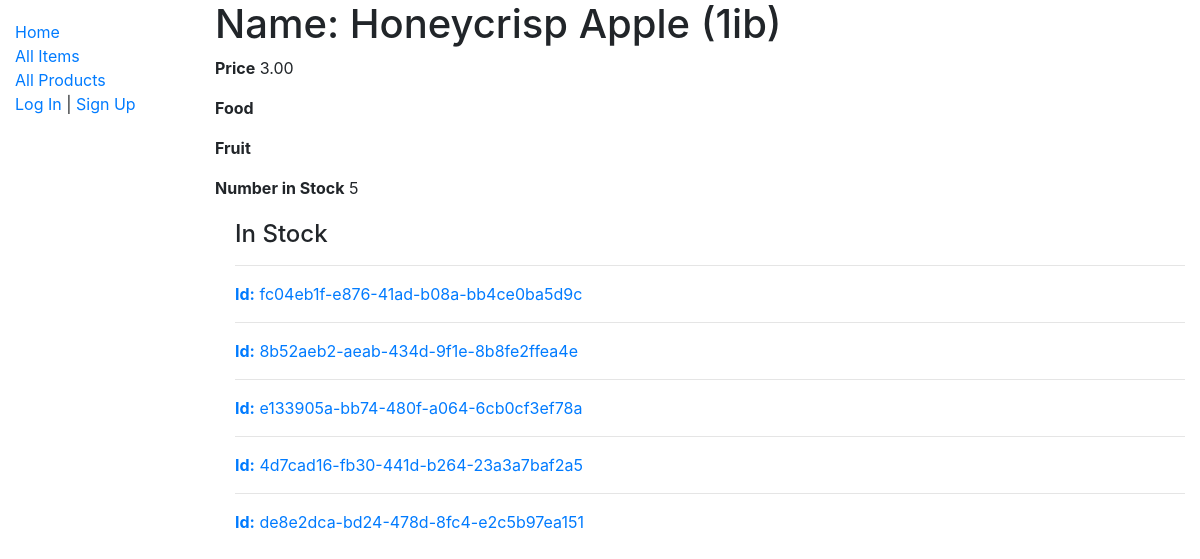
Page /custport/item/4 on the committed database.
### custport/models.py (models this page shows, shortened)
class Item(models.Model):
    name = models.CharField(max_length=200)
    product_type = models.ManyToManyField('Product', help_text='Select a Product Type')
    price = models.DecimalField(max_digits=10 ,decimal_places=2, default=0.00)
    picture = models.ImageField(upload_to='images/', default='images/default.png')

class Product(models.Model):
    name = models.CharField(max_length=200, help_text='Enter a Product Type (e.g. Fruit)')
    def __str__(self):
        return self.name

class ItemInstance(models.Model):
    id = models.UUIDField(primary_key=True, default=uuid.uuid4, help_text='Unique ID for this Item')
    item = models.ForeignKey('Item', on_delete=models.SET_NULL, null=True)
    order = models.ForeignKey('Order', on_delete=models.SET_NULL, null=True, blank=True)
    cart = models.ForeignKey('Cart', on_delete=models.SET_NULL, null=True, blank=True)
    expirydate = models.DateField(null=True, blank=True)
    AVAILABILITY = (
    ('a','Available'),
    ('c', 'Cart'),
    ('o','Order'),
    )
    status = models.CharField(
        max_length=1,
        choices=AVAILABILITY,
        blank=True,
        default='a',
        help_text='Item availability',
    )
    def get_absolute_url(self):
        return reverse('iteminstance-detail', args=[str(self.id)])

### custport/views.py (the view)
# urls.py: path('item/<int:pk>', views.ItemDetailView.as_view(), name='item-detail'),
class ItemDetailView(generic.DetailView):
    model = Item

### custport/templates/custport/item_detail.html
{% extends "base_generic.html" %}
{% block content %}
  <h1>Name: {{ item.name }}</h1>
  <p><strong>Price</strong> {{ item.price }}</p>
  {% for product_type in item.product_type.all %}
      <p><strong>{{ product_type }}</strong></p>
  {% endfor %}
  <p><strong>Number in Stock</strong> {{ item.iteminstance_set.all.count }}</p>
  <div style="margin-left:20px;margin-top:20px">
    <h4>In Stock</h4>
    {% for stock in item.iteminstance_set.all %}
      <hr>
      <a href="{{ stock.get_absolute_url }}"><p class="text-muted"><strong>Id:</strong> {{ stock.id }}</a></p>
    {% endfor %}
  </div>
{% endblock %}

### rows in the picture
Item: name "Honeycrisp Apple (1ib)", price "3.00", iteminstance_set.all.count "5"
Product: name "Food"
Product: name "Fruit"
ItemInstance: id "fc04eb1f-e876-41ad-b08a-bb4ce0ba5d9c"
ItemInstance: id "8b52aeb2-aeab-434d-9f1e-8b8fe2ffea4e"
ItemInstance: id "e133905a-bb74-480f-a064-6cb0cf3ef78a"
ItemInstance: id "4d7cad16-fb30-441d-b264-23a3a7baf2a5"
ItemInstance: id "de8e2dca-bd24-478d-8fc4-e2c5b97ea151"
